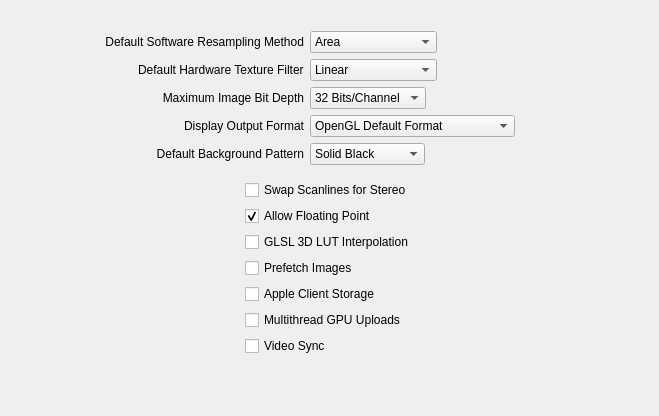
     <widget class="QWidget" name="renderingTab">
      <attribute name="title">
       <string>Rendering</string>
      </attribute>
      <layout class="QHBoxLayout" name="horizontalLayout_35">
       <property name="topMargin">
        <number>25</number>
       </property>
       <item>
        <spacer name="horizontalSpacer_38">
         <property name="orientation">
          <enum>Qt::Horizontal</enum>
         </property>
         <property name="sizeType">
          <enum>QSizePolicy::MinimumExpanding</enum>
         </property>
         <property name="sizeHint" stdset="0">
          <size>
           <width>94</width>
           <height>17</height>
          </size>
         </property>
        </spacer>
       </item>
       <item>
        <layout class="QVBoxLayout" name="verticalLayout_9">
         <item>
          <layout class="QFormLayout" name="formLayout_7">
           <property name="sizeConstraint">
            <enum>QLayout::SetDefaultConstraint</enum>
           </property>
           <property name="fieldGrowthPolicy">
            <enum>QFormLayout::FieldsStayAtSizeHint</enum>
           </property>
           <property name="labelAlignment">
            <set>Qt::AlignRight|Qt::AlignTrailing|Qt::AlignVCenter</set>
           </property>
           <item row="0" column="1">
            <layout class="QHBoxLayout" name="horizontalLayout_27"/>
           </item>
           <item row="1" column="0">
            <widget class="QLabel" name="label_43">
             <property name="text">
              <string>Default Software Resampling Method</string>
             </property>
             <property name="alignment">
              <set>Qt::AlignRight|Qt::AlignTrailing|Qt::AlignVCenter</set>
             </property>
            </widget>
           </item>
           <item row="1" column="1">
            <layout class="QHBoxLayout" name="horizontalLayout_28">
             <item>
              <widget class="QComboBox" name="resampleMethodCombo">
               <item>
                <property name="text">
                 <string>Area</string>
                </property>
               </item>
               <item>
                <property name="text">
                 <string>Bicubic</string>
                </property>
               </item>
               <item>
                <property name="text">
                 <string>Linear</string>
                </property>
               </item>
               <item>
                <property name="text">
                 <string>Nearest Neighbor</string>
                </property>
               </item>
              </widget>
             </item>
             <item>
              <spacer name="horizontalSpacer_28">
               <property name="orientation">
                <enum>Qt::Horizontal</enum>
               </property>
               <property name="sizeHint" stdset="0">
                <size>
                 <width>40</width>
                 <height>20</height>
                </size>
               </property>
              </spacer>
             </item>
            </layout>
           </item>
           <item row="2" column="0">
            <widget class="QLabel" name="defaultHardwareTextureFilterLabel">
             <property name="text">
              <string>Default Hardware Texture Filter</string>
             </property>
            </widget>
           </item>
           <item row="3" column="0">
            <widget class="QLabel" name="label_40">
             <property name="text">
              <string>Maximum Image Bit Depth</string>
             </property>
             <property name="alignment">
              <set>Qt::AlignRight|Qt::AlignTrailing|Qt::AlignVCenter</set>
             </property>
            </widget>
           </item>
           <item row="3" column="1">
            <layout class="QHBoxLayout" name="horizontalLayout_29">
             <item>
              <widget class="QComboBox" name="bitDepthCombo">
               <item>
                <property name="text">
                 <string>32 Bits/Channel</string>
                </property>
               </item>
               <item>
                <property name="text">
                 <string>16 Bits/Channel</string>
                </property>
               </item>
               <item>
                <property name="text">
                 <string>8 Bits/Channel</string>
                </property>
               </item>
              </widget>
             </item>
             <item>
              <spacer name="horizontalSpacer_29">
               <property name="orientation">
                <enum>Qt::Horizontal</enum>
               </property>
               <property name="sizeHint" stdset="0">
                <size>
                 <width>40</width>
                 <height>20</height>
                </size>
               </property>
              </spacer>
             </item>
            </layout>
           </item>
           <item row="4" column="0">
            <widget class="QLabel" name="label_45">
             <property name="text">
              <string>Display Output Format</string>
             </property>
             <property name="alignment">
              <set>Qt::AlignRight|Qt::AlignTrailing|Qt::AlignVCenter</set>
             </property>
            </widget>
           </item>
           <item row="4" column="1">
            <layout class="QHBoxLayout" name="horizontalLayout_30">
             <item>
              <widget class="QComboBox" name="displayOutputCombo">
               <item>
                <property name="text">
                 <string>OpenGL Default Format</string>
                </property>
               </item>
               <item>
                <property name="text">
                 <string>OpenGL 32 RGBA 8 bits/ch</string>
                </property>
               </item>
               <item>
                <property name="text">
                 <string>OpenGL 32 RGB+A 10+2 bits/ch</string>
                </property>
               </item>
              </widget>
             </item>
             <item>
              <spacer name="horizontalSpacer_30">
               <property name="orientation">
                <enum>Qt::Horizontal</enum>
               </property>
               <property name="sizeHint" stdset="0">
                <size>
                 <width>40</width>
                 <height>20</height>
                </size>
               </property>
              </spacer>
             </item>
            </layout>
           </item>
           <item row="5" column="0">
            <widget class="QLabel" name="label_44">
             <property name="text">
              <string> Default Background Pattern</string>
             </property>
             <property name="alignment">
              <set>Qt::AlignRight|Qt::AlignTrailing|Qt::AlignVCenter</set>
             </property>
            </widget>
           </item>
           <item row="5" column="1">
            <layout class="QHBoxLayout" name="horizontalLayout_31">
             <item>
              <widget class="QComboBox" name="bgPatternCombo">
               <item>
                <property name="text">
                 <string>Solid Black</string>
                </property>
               </item>
               <item>
                <property name="text">
                 <string>Solid 18% Grey</string>
                </property>
               </item>
               <item>
                <property name="text">
                 <string>Solid 50% Grey</string>
                </property>
               </item>
               <item>
                <property name="text">
                 <string>Solid White</string>
                </property>
               </item>
               <item>
                <property name="text">
                 <string>Checker</string>
                </property>
               </item>
               <item>
                <property name="text">
                 <string>Cross-Hatch</string>
                </property>
               </item>
              </widget>
             </item>
             <item>
              <spacer name="horizontalSpacer_31">
               <property name="orientation">
                <enum>Qt::Horizontal</enum>
               </property>
               <property name="sizeHint" stdset="0">
                <size>
                 <width>40</width>
                 <height>20</height>
                </size>
               </property>
              </spacer>
             </item>
            </layout>
           </item>
           <item row="2" column="1">
            <layout class="QHBoxLayout" name="horizontalLayout_45">
             <item>
              <layout class="QHBoxLayout" name="horizontalLayout_46">
               <item>
                <widget class="QComboBox" name="imageFilterCombo">
                 <item>
                  <property name="text">
                   <string>Linear</string>
                  </property>
                 </item>
                 <item>
                  <property name="text">
                   <string>Nearest Neighbor</string>
                  </property>
                 </item>
                </widget>
               </item>
              </layout>
             </item>
             <item>
              <spacer name="horizontalSpacer_49">
               <property name="orientation">
                <enum>Qt::Horizontal</enum>
               </property>
               <property name="sizeHint" stdset="0">
                <size>
                 <width>40</width>
                 <height>20</height>
                </size>
               </property>
              </spacer>
             </item>
            </layout>
           </item>
          </layout>
         </item>
         <item alignment="Qt::AlignHCenter">
          <widget class="QFrame" name="frame">
           <layout class="QVBoxLayout" name="verticalLayout_4">
            <item>
             <widget class="QCheckBox" name="swapScanlinesToggle">
              <property name="text">
               <string>Swap Scanlines for Stereo</string>
              </property>
              <property name="checked">
               <bool>false</bool>
              </property>
             </widget>
            </item>
            <item>
             <widget class="QCheckBox" name="allowFloatToggle">
              <property name="text">
               <string>Allow Floating Point</string>
              </property>
              <property name="checked">
               <bool>true</bool>
              </property>
             </widget>
            </item>
            <item>
             <widget class="QCheckBox" name="newGLSLlutInterpToggle">
              <property name="text">
               <string>GLSL 3D LUT Interpolation</string>
              </property>
              <property name="checked">
               <bool>false</bool>
              </property>
             </widget>
            </item>
            <item>
             <widget class="QCheckBox" name="prefetchToggle">
              <property name="enabled">
               <bool>true</bool>
              </property>
              <property name="text">
               <string>Prefetch Images</string>
              </property>
              <property name="checked">
               <bool>false</bool>
              </property>
              <property name="tristate">
               <bool>false</bool>
              </property>
             </widget>
            </item>
            <item>
             <widget class="QCheckBox" name="appleClientStorageToggle">
              <property name="text">
               <string>Apple Client Storage</string>
              </property>
             </widget>
            </item>
            <item>
             <widget class="QCheckBox" name="useThreadedUploadToggle">
              <property name="enabled">
               <bool>true</bool>
              </property>
              <property name="text">
               <string>Multithread GPU Uploads</string>
              </property>
              <property name="checked">
               <bool>false</bool>
              </property>
              <property name="tristate">
               <bool>false</bool>
              </property>
             </widget>
            </item>
            <item>
             <widget class="QCheckBox" name="displayVideoSyncButton">
              <property name="text">
               <string>Video Sync</string>
              </property>
             </widget>
            </item>
            <item>
             <spacer name="verticalSpacer_7">
              <property name="orientation">
               <enum>Qt::Vertical</enum>
              </property>
              <property name="sizeHint" stdset="0">
               <size>
                <width>20</width>
                <height>40</height>
               </size>
              </property>
             </spacer>
            </item>
           </layout>
          </widget>
         </item>
        </layout>
       </item>
       <item>
        <spacer name="horizontalSpacer_39">
         <property name="orientation">
          <enum>Qt::Horizontal</enum>
         </property>
         <property name="sizeType">
          <enum>QSizePolicy::MinimumExpanding</enum>
         </property>
         <property name="sizeHint" stdset="0">
          <size>
           <width>93</width>
           <height>17</height>
          </size>
         </property>
        </spacer>
       </item>
      </layout>
     </widget>
